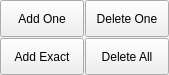
<?xml version="1.0" encoding="UTF-8"?>
<ui version="4.0">
 <class>FormPreOrderActionButton</class>
 <widget class="QWidget" name="FormPreOrderActionButton">
  <property name="geometry">
   <rect>
    <x>0</x>
    <y>0</y>
    <width>169</width>
    <height>75</height>
   </rect>
  </property>
  <property name="minimumSize">
   <size>
    <width>0</width>
    <height>0</height>
   </size>
  </property>
  <property name="windowTitle">
   <string>Form</string>
  </property>
  <layout class="QGridLayout" name="gridLayout">
   <property name="leftMargin">
    <number>0</number>
   </property>
   <property name="topMargin">
    <number>0</number>
   </property>
   <property name="rightMargin">
    <number>0</number>
   </property>
   <property name="bottomMargin">
    <number>0</number>
   </property>
   <property name="spacing">
    <number>1</number>
   </property>
   <item row="0" column="0">
    <widget class="QPushButton" name="pushButtonAddOne">
     <property name="sizePolicy">
      <sizepolicy hsizetype="Expanding" vsizetype="Expanding">
       <horstretch>0</horstretch>
       <verstretch>0</verstretch>
      </sizepolicy>
     </property>
     <property name="minimumSize">
      <size>
       <width>0</width>
       <height>0</height>
      </size>
     </property>
     <property name="maximumSize">
      <size>
       <width>16777215</width>
       <height>16777215</height>
      </size>
     </property>
     <property name="text">
      <string>Add One</string>
     </property>
    </widget>
   </item>
   <item row="1" column="1">
    <widget class="QPushButton" name="pushButtonDeleteAll">
     <property name="sizePolicy">
      <sizepolicy hsizetype="Expanding" vsizetype="Expanding">
       <horstretch>0</horstretch>
       <verstretch>0</verstretch>
      </sizepolicy>
     </property>
     <property name="minimumSize">
      <size>
       <width>0</width>
       <height>0</height>
      </size>
     </property>
     <property name="maximumSize">
      <size>
       <width>16777215</width>
       <height>16777215</height>
      </size>
     </property>
     <property name="text">
      <string>Delete All</string>
     </property>
    </widget>
   </item>
   <item row="1" column="0">
    <widget class="QPushButton" name="pushButtonAddExact">
     <property name="sizePolicy">
      <sizepolicy hsizetype="Expanding" vsizetype="Expanding">
       <horstretch>0</horstretch>
       <verstretch>0</verstretch>
      </sizepolicy>
     </property>
     <property name="minimumSize">
      <size>
       <width>0</width>
       <height>0</height>
      </size>
     </property>
     <property name="maximumSize">
      <size>
       <width>16777215</width>
       <height>16777215</height>
      </size>
     </property>
     <property name="text">
      <string>Add Exact</string>
     </property>
    </widget>
   </item>
   <item row="0" column="1">
    <widget class="QPushButton" name="pushButtonDeleteOne">
     <property name="sizePolicy">
      <sizepolicy hsizetype="Expanding" vsizetype="Expanding">
       <horstretch>0</horstretch>
       <verstretch>0</verstretch>
      </sizepolicy>
     </property>
     <property name="minimumSize">
      <size>
       <width>0</width>
       <height>0</height>
      </size>
     </property>
     <property name="maximumSize">
      <size>
       <width>16777215</width>
       <height>16777215</height>
      </size>
     </property>
     <property name="text">
      <string>Delete One</string>
     </property>
    </widget>
   </item>
  </layout>
 </widget>
 <resources/>
 <connections/>
</ui>
